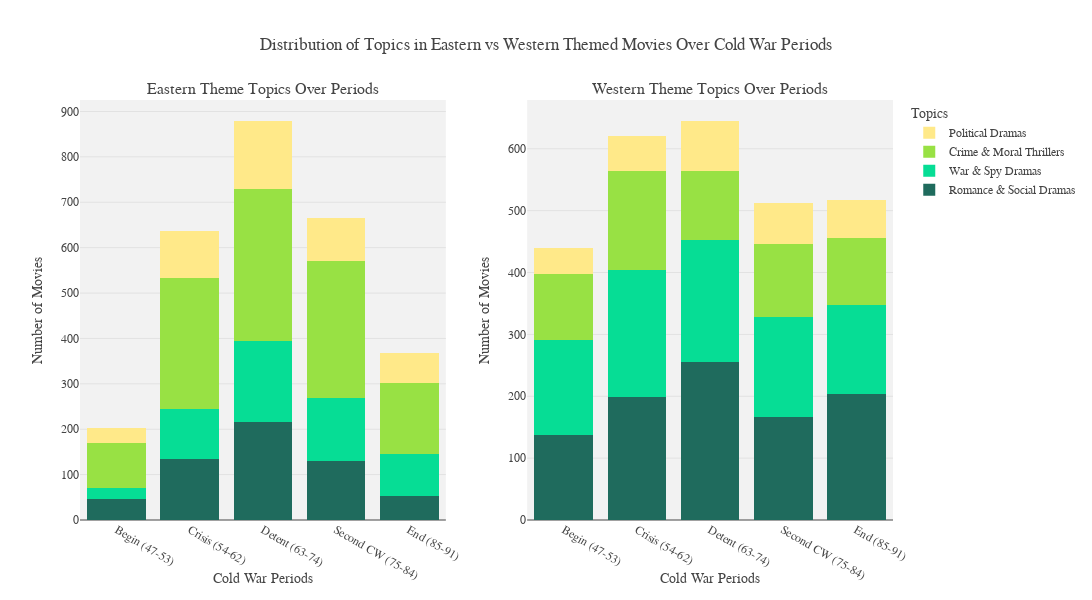

Here is the notebook cell this chart was saved with:
### Code cell
fig = plot_distribution_topic_periods_side(eastern_df, western_df)

### Figure 1 — Plotly figure (JSON) as saved in the notebook; plotly's stock layout.template omitted (floating-point values rounded to 4 significant figures)
{"data": [{"hovertemplate": "Period: %{x}<br>Topic: Romance & Social Dramas<br>Count: %{y}<extra></extra>", "marker": {"color": "#1F6B5D"}, "name": "Romance & Social Dramas", "type": "bar", "x": ["Begin (47-53)", "Crisis (54-62)", "Detent (63-74)", "Second CW (75-84)", "End (85-91)"], "xaxis": "x", "y": [46, 134, 217, 130, 53], "yaxis": "y"}, {"hovertemplate": "Period: %{x}<br>Topic: War & Spy Dramas<br>Count: %{y}<extra></extra>", "marker": {"color": "#06DD95"}, "name": "War & Spy Dramas", "type": "bar", "x": ["Begin (47-53)", "Crisis (54-62)", "Detent (63-74)", "Second CW (75-84)", "End (85-91)"], "xaxis": "x", "y": [25, 110, 178, 139, 93], "yaxis": "y"}, {"hovertemplate": "Period: %{x}<br>Topic: Crime & Moral Thrillers<br>Count: %{y}<extra></extra>", "marker": {"color": "#98E144"}, "name": "Crime & Moral Thrillers", "type": "bar", "x": ["Begin (47-53)", "Crisis (54-62)", "Detent (63-74)", "Second CW (75-84)", "End (85-91)"], "xaxis": "x", "y": [99, 290, 335, 301, 155], "yaxis": "y"}, {"hovertemplate": "Period: %{x}<br>Topic: Political Dramas<br>Count: %{y}<extra></extra>", "marker": {"color": "#FFE989"}, "name": "Political Dramas", "type": "bar", "x": ["Begin (47-53)", "Crisis (54-62)", "Detent (63-74)", "Second CW (75-84)", "End (85-91)"], "xaxis": "x", "y": [32, 102, 149, 95, 68], "yaxis": "y"}, {"hovertemplate": "Period: %{x}<br>Topic: Romance & Social Dramas<br>Count: %{y}<extra></extra>", "marker": {"color": "#1F6B5D"}, "name": "Romance & Social Dramas", "showlegend": false, "type": "bar", "x": ["Begin (47-53)", "Crisis (54-62)", "Detent (63-74)", "Second CW (75-84)", "End (85-91)"], "xaxis": "x2", "y": [138, 199, 255, 167, 203], "yaxis": "y2"}, {"hovertemplate": "Period: %{x}<br>Topic: War & Spy Dramas<br>Count: %{y}<extra></extra>", "marker": {"color": "#06DD95"}, "name": "War & Spy Dramas", "showlegend": false, "type": "bar", "x": ["Begin (47-53)", "Crisis (54-62)", "Detent (63-74)", "Second CW (75-84)", "End (85-91)"], "xaxis": "x2", "y": [153, 205, 197, 161, 144], "yaxis": "y2"}, {"hovertemplate": "Period: %{x}<br>Topic: Crime & Moral Thrillers<br>Count: %{y}<extra></extra>", "marker": {"color": "#98E144"}, "name": "Crime & Moral Thrillers", "showlegend": false, "type": "bar", "x": ["Begin (47-53)", "Crisis (54-62)", "Detent (63-74)", "Second CW (75-84)", "End (85-91)"], "xaxis": "x2", "y": [106, 160, 112, 118, 109], "yaxis": "y2"}, {"hovertemplate": "Period: %{x}<br>Topic: Political Dramas<br>Count: %{y}<extra></extra>", "marker": {"color": "#FFE989"}, "name": "Political Dramas", "showlegend": false, "type": "bar", "x": ["Begin (47-53)", "Crisis (54-62)", "Detent (63-74)", "Second CW (75-84)", "End (85-91)"], "xaxis": "x2", "y": [42, 57, 81, 66, 61], "yaxis": "y2"}], "layout": {"annotations": [{"font": {"size": 16}, "showarrow": false, "text": "Eastern Theme Topics Over Periods", "x": 0.225, "xanchor": "center", "xref": "paper", "y": 1, "yanchor": "bottom", "yref": "paper"}, {"font": {"size": 16}, "showarrow": false, "text": "Western Theme Topics Over Periods", "x": 0.775, "xanchor": "center", "xref": "paper", "y": 1, "yanchor": "bottom", "yref": "paper"}], "barmode": "stack", "height": 600, "legend": {"title": {"text": "Topics"}}, "title": {"text": "Distribution of Topics in Eastern vs Western Themed Movies Over Cold War Periods"}, "width": 1200, "xaxis": {"anchor": "y", "domain": [0, 0.45], "title": {"text": "Cold War Periods"}}, "xaxis2": {"anchor": "y2", "domain": [0.55, 1], "title": {"text": "Cold War Periods"}}, "yaxis": {"anchor": "x", "domain": [0, 1], "title": {"text": "Number of Movies"}}, "yaxis2": {"anchor": "x2", "domain": [0, 1], "title": {"text": "Number of Movies"}}}}
